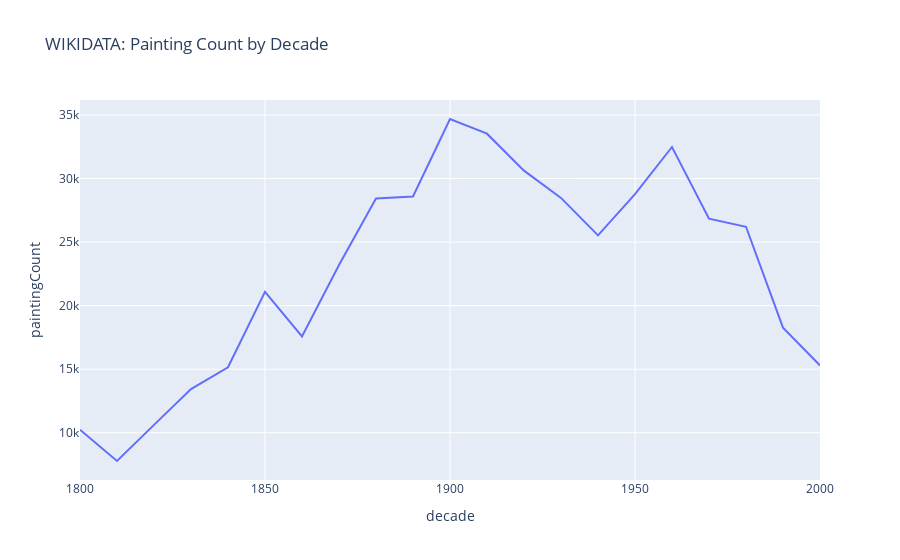

The notebook cell saved with this chart:
### Code cell
plt=px.line(df,df2, x=df.decade, y=df.paintingCount, title='WIKIDATA: Painting Count by Decade')
plt.show()

### Figure 1 — Plotly figure (JSON) as saved in the notebook; plotly's stock layout.template omitted (floating-point values rounded to 4 significant figures)
{"data": [{"hovertemplate": "decade=%{x}<br>paintingCount=%{y}<extra></extra>", "legendgroup": "", "line": {"color": "#636efa", "dash": "solid"}, "marker": {"symbol": "circle"}, "mode": "lines", "name": "", "orientation": "v", "showlegend": false, "type": "scatter", "x": [1800, 1810, 1820, 1830, 1840, 1850, 1860, 1870, 1880, 1890, 1900, 1910, 1920, 1930, 1940, 1950, 1960, 1970, 1980, 1990, 2000], "xaxis": "x", "y": [10232, 7776, 10616, 13439, 15153, 21084, 17572, 23193, 28426, 28590, 34684, 33530, 30618, 28476, 25526, 28765, 32482, 26840, 26204, 18265, 15293], "yaxis": "y"}], "layout": {"legend": {"tracegroupgap": 0}, "title": {"text": "WIKIDATA: Painting Count by Decade"}, "xaxis": {"anchor": "y", "domain": [0, 1], "title": {"text": "decade"}}, "yaxis": {"anchor": "x", "domain": [0, 1], "title": {"text": "paintingCount"}}}}
